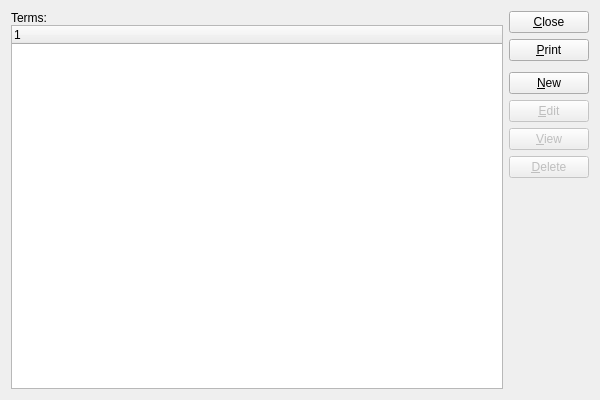
<?xml version="1.0" encoding="UTF-8"?>
<ui version="4.0">
 <comment>This file is part of the xTuple ERP: PostBooks Edition, a free and
open source Enterprise Resource Planning software suite,
Copyright (c) 1999-2011 by OpenMFG LLC, d/b/a xTuple.
It is licensed to you under the Common Public Attribution License
version 1.0, the full text of which (including xTuple-specific Exhibits)
is available at www.xtuple.com/CPAL.  By using this software, you agree
to be bound by its terms.</comment>
 <class>termses</class>
 <widget class="QWidget" name="termses">
  <property name="geometry">
   <rect>
    <x>0</x>
    <y>0</y>
    <width>600</width>
    <height>400</height>
   </rect>
  </property>
  <property name="windowTitle">
   <string>List Terms</string>
  </property>
  <layout class="QGridLayout" name="gridLayout">
   <item row="0" column="0">
    <layout class="QVBoxLayout">
     <property name="spacing">
      <number>0</number>
     </property>
     <item>
      <widget class="QLabel" name="_termsLit">
       <property name="text">
        <string>Terms:</string>
       </property>
      </widget>
     </item>
     <item>
      <widget class="XTreeWidget" name="_terms">
       <property name="sizePolicy">
        <sizepolicy hsizetype="Expanding" vsizetype="Expanding">
         <horstretch>0</horstretch>
         <verstretch>0</verstretch>
        </sizepolicy>
       </property>
      </widget>
     </item>
    </layout>
   </item>
   <item row="0" column="1">
    <layout class="QVBoxLayout" name="verticalLayout">
     <item>
      <widget class="QPushButton" name="_close">
       <property name="text">
        <string>&amp;Close</string>
       </property>
      </widget>
     </item>
     <item>
      <widget class="QPushButton" name="_print">
       <property name="text">
        <string>&amp;Print</string>
       </property>
      </widget>
     </item>
     <item>
      <spacer name="verticalSpacer">
       <property name="orientation">
        <enum>Qt::Vertical</enum>
       </property>
       <property name="sizeType">
        <enum>QSizePolicy::Preferred</enum>
       </property>
       <property name="sizeHint" stdset="0">
        <size>
         <width>20</width>
         <height>5</height>
        </size>
       </property>
      </spacer>
     </item>
     <item>
      <widget class="QPushButton" name="_new">
       <property name="text">
        <string>&amp;New</string>
       </property>
      </widget>
     </item>
     <item>
      <widget class="QPushButton" name="_edit">
       <property name="enabled">
        <bool>false</bool>
       </property>
       <property name="text">
        <string>&amp;Edit</string>
       </property>
      </widget>
     </item>
     <item>
      <widget class="QPushButton" name="_view">
       <property name="enabled">
        <bool>false</bool>
       </property>
       <property name="text">
        <string>&amp;View</string>
       </property>
      </widget>
     </item>
     <item>
      <widget class="QPushButton" name="_delete">
       <property name="enabled">
        <bool>false</bool>
       </property>
       <property name="text">
        <string>&amp;Delete</string>
       </property>
      </widget>
     </item>
     <item>
      <spacer name="Spacer13">
       <property name="orientation">
        <enum>Qt::Vertical</enum>
       </property>
       <property name="sizeType">
        <enum>QSizePolicy::Expanding</enum>
       </property>
       <property name="sizeHint" stdset="0">
        <size>
         <width>20</width>
         <height>20</height>
        </size>
       </property>
      </spacer>
     </item>
    </layout>
   </item>
  </layout>
 </widget>
 <layoutdefault spacing="6" margin="11"/>
 <pixmapfunction>qPixmapFromMimeSource</pixmapfunction>
 <customwidgets>
  <customwidget>
   <class>XTreeWidget</class>
   <extends>QTreeWidget</extends>
   <header>xtreewidget.h</header>
   <container>1</container>
  </customwidget>
 </customwidgets>
 <tabstops>
  <tabstop>_terms</tabstop>
  <tabstop>_new</tabstop>
  <tabstop>_edit</tabstop>
  <tabstop>_view</tabstop>
  <tabstop>_delete</tabstop>
  <tabstop>_print</tabstop>
  <tabstop>_close</tabstop>
 </tabstops>
 <includes>
  <include location="global">parameter.h</include>
 </includes>
 <resources/>
 <connections>
  <connection>
   <sender>_close</sender>
   <signal>clicked()</signal>
   <receiver>termses</receiver>
   <slot>close()</slot>
   <hints>
    <hint type="sourcelabel">
     <x>20</x>
     <y>20</y>
    </hint>
    <hint type="destinationlabel">
     <x>20</x>
     <y>20</y>
    </hint>
   </hints>
  </connection>
  <connection>
   <sender>_terms</sender>
   <signal>valid(bool)</signal>
   <receiver>_view</receiver>
   <slot>setEnabled(bool)</slot>
   <hints>
    <hint type="sourcelabel">
     <x>20</x>
     <y>20</y>
    </hint>
    <hint type="destinationlabel">
     <x>20</x>
     <y>20</y>
    </hint>
   </hints>
  </connection>
 </connections>
</ui>
